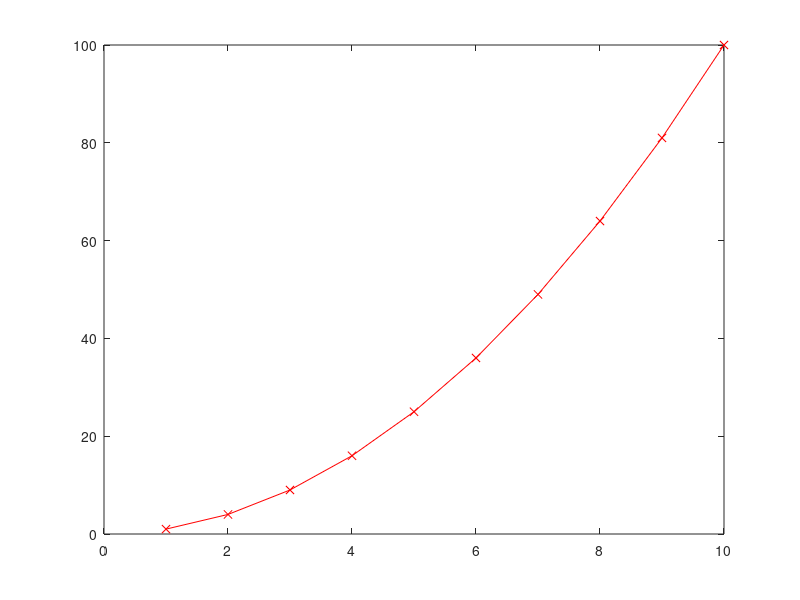

Reproduce this figure in MATLAB.
%% 
x = 1 + 2 + 3 + 4*2    % 计算表达式并赋值给变量 x（结果为 14）
y = 1:5                 % 创建一个从 1 到 5 的向量（结果为 [1, 2, 3, 4, 5])
z = x + y;              % 将变量 x 和向量 y 相加（结果为 [15, 16, 17, 18, 19])
z2 = x + y              % 重复上一行代码，没有效果

x = 1:10                % 创建一个从 1 到 10 的向量（结果为 [1, 2, 3, 4, 5, 6, 7, 8, 9, 10])
y = x.^2                % 对向量 x 中的每个元素求平方（结果为 [1, 4, 9, 16, 25, 36, 49, 64, 81, 100])
plot(x, y)              % 绘制 x 和 y 的散点图
plot(x, y, 'go')        % 绘制 x 和 y 的散点图，并使用绿色圆圈标记数据点
plot(x, y, 'rx-')       % 绘制 x 和 y 的折线图，并使用红色实心 x 标记数据点

%% 
s = [1 2 3] 
t = [1; 2; 3]

A = [1 2 3; 4 5 6; 7 8 9]
A*t

A.*s
s'
A'
A*s'
t*s
s*t
s'.* t 
A^2 
A.^2